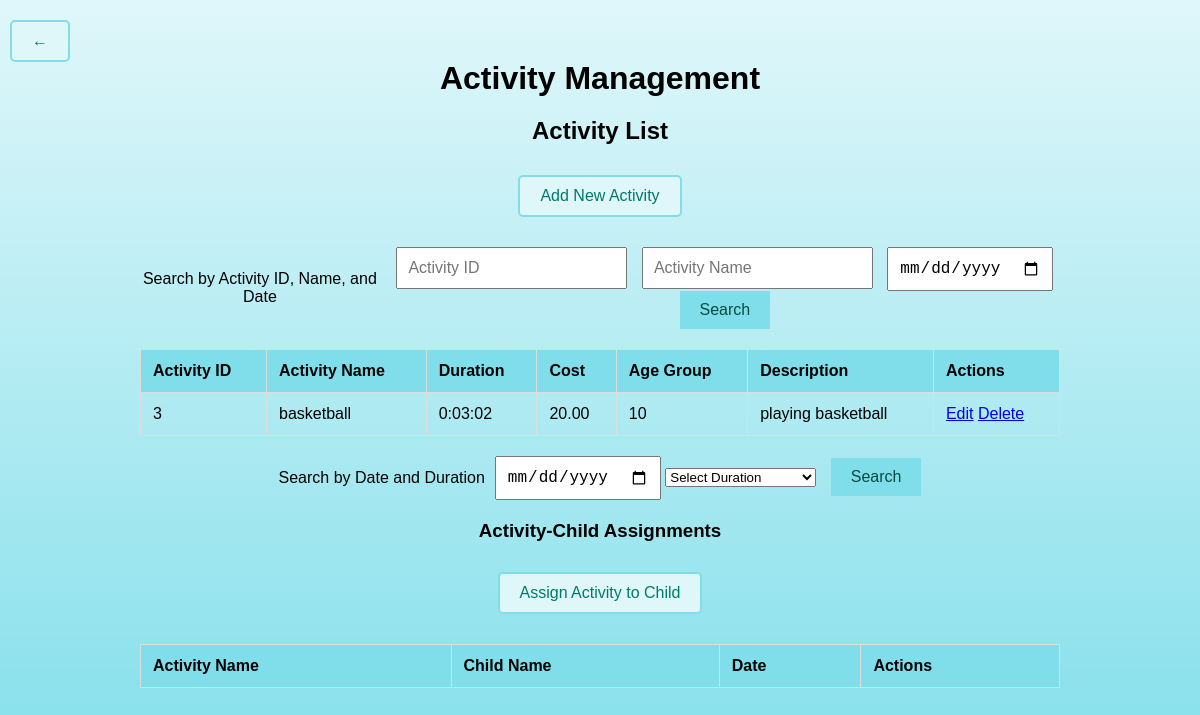
The app's page /myapp/search_activity_by_duration/ with its own data.
### myapp/models.py (models this page shows, shortened)
class Activity(models.Model):
    activity_name = models.CharField(max_length=50)
    duration = models.DurationField()
    cost = models.DecimalField(max_digits=10, decimal_places=2)
    age_group = models.CharField(max_length=20)
    description = models.TextField()

### myapp/views.py (the view, shortened to what this page needs)
# urls.py: path('search_activity_by_duration/', views.search_activity_by_duration, name='search_activity_by_duration'),
def search_activity_by_duration(request):
    date = request.GET.get('date')
    duration = request.GET.get('duration')
    context = {}
    context['invalid_search'] = True
    activities = Activity.objects.all()
    context['activities'] = activities
    return render(request, 'activity_list.html', context)

### myapp/templates/activity_list.html (shortened to what this page needs)
<!DOCTYPE html>
<html lang="en">
<head>
</head>
<body>
    <div class="back-button">
        <a href="{% url 'home' %}" class="button">&larr;</a>
    </div>
    <div class="outer-container">
        <div class="container">
            <h1>Activity Management</h1>
            <h2>Activity List</h2>
            <a href="{% url 'activity_add' %}" class="button">Add New Activity</a>
            <div class="search-bar">
                <label for="search-activityID">Search by Activity ID, Name, and Date</label>
                <form method="GET" action="{% url 'search_activity_details' %}">
                    <input type="text" id="search-activityID" name="activityID" placeholder="Activity ID">
                    <input type="text" id="search-activityName" name="activityName" placeholder="Activity Name">
                    <input type="date" name="date" placeholder="Date" required>
                    <button type="submit">Search</button>
                </form>
            </div>
            <table>
                <thead>
                    <tr>
                        <th>Activity ID</th>
                        <th>Activity Name</th>
                        <th>Duration</th>
                        <th>Cost</th>
                        <th>Age Group</th>
                        <th>Description</th>
                        <th>Actions</th>
                    </tr>
                </thead>
                <tbody>
                    {% for activity in activities %}
                    <tr>
                        <td>{{ activity.id }}</td>
                        <td>{{ activity.activity_name }}</td>
                        <td>{{ activity.duration }}</td>
                        <td>{{ activity.cost }}</td>
                        <td>{{ activity.age_group }}</td>
                        <td>{{ activity.description }}</td>
                        <td>
                            <a href="{% url 'activity_edit' activity.pk %}">Edit</a>
                            <a href="{% url 'activity_delete' activity.pk %}">Delete</a>
                        </td>
                    </tr>
                    {% endfor %}
                </tbody>
            </table>
            <div class="search-bar">
                <label for="search-activity">Search by Date and Duration</label>
                <form method="GET" action="{% url 'search_activity_by_duration' %}">
                    <input type="date" id="search-date" name="date" placeholder="Date" required>
                    <select name="duration" required>
                        <option value="">Select Duration</option>
                    </select>
                    <button type="submit">Search</button>
                </form>
            </div>
            <h3>Activity-Child Assignments</h3>
            <a href="{% url 'assign_activity_child' %}" class="button">Assign Activity to Child</a>
            <table>
                <thead>
                    <tr>
                        <th>Activity Name</th>
                        <th>Child Name</th>
                        <th>Date</th>
                        <th>Actions</th>
                    </tr>
                </thead>
            </table>
        </div>
    </div>
</body>
</html>

### myapp/templates/activity_list.html (style rules this page uses)
html, body { height: 100%; margin: 0; padding: 0; font-family: Arial, sans-serif; text-align: center; background: linear-gradient(to bottom, #e0f7fa, #80deea); background-repeat: no-repeat; background-attachment: fixed; }
body { display: flex; justify-content: center; align-items: flex-start; min-height: 100vh; }
.outer-container { width: 100%; display: flex; justify-content: center; align-items: flex-start; padding-top: 20px; box-sizing: border-box; }
.container { width: 80%; padding: 20px; box-sizing: border-box; }
h1, h2, h3 { margin: 20px 0; }
table { width: 100%; margin: 20px 0; border-collapse: collapse; }
th, td { padding: 12px; border: 1px solid #ddd; text-align: left; }
th { background-color: #80deea; }
a.button { display: inline-block; margin: 10px 0; padding: 10px 20px; background-color: #e0f7fa; border: 2px solid #80deea; border-radius: 5px; text-decoration: none; color: #00796b; }
.back-button { position: fixed; top: 10px; left: 10px; }
.back-button a { display: block; padding: 10px 20px; background-color: #e0f7fa; border: 2px solid #80deea; border-radius: 5px; text-decoration: none; color: #00796b; }
.search-bar { margin-top: 20px; display: flex; align-items: center; justify-content: center; }
.search-bar input { padding: 10px; font-size: 16px; margin-left: 10px; }
.search-bar button { padding: 10px 20px; font-size: 16px; background-color: #80deea; border: none; color: #004d40; cursor: pointer; margin-left: 10px; }

### records on screen
Activity: id "3", activity_name "basketball", duration "0:03:02", cost "20.00", age_group "10", description "playing basketball"
